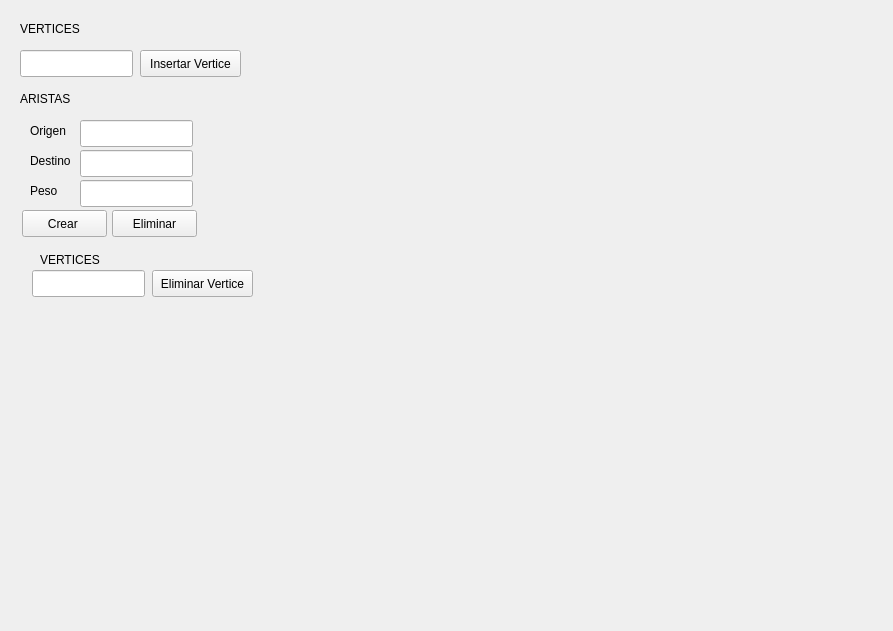
<?xml version="1.0" encoding="UTF-8"?>
<ui version="4.0">
 <class>Graph</class>
 <widget class="QWidget" name="Graph">
  <property name="geometry">
   <rect>
    <x>0</x>
    <y>0</y>
    <width>893</width>
    <height>631</height>
   </rect>
  </property>
  <property name="windowTitle">
   <string>Form</string>
  </property>
  <widget class="QPushButton" name="pushButtonCrearVertice">
   <property name="geometry">
    <rect>
     <x>140</x>
     <y>50</y>
     <width>101</width>
     <height>27</height>
    </rect>
   </property>
   <property name="text">
    <string>Insertar Vertice</string>
   </property>
  </widget>
  <widget class="QLineEdit" name="lineEditCrearVertice">
   <property name="geometry">
    <rect>
     <x>20</x>
     <y>50</y>
     <width>113</width>
     <height>27</height>
    </rect>
   </property>
  </widget>
  <widget class="QLabel" name="label">
   <property name="geometry">
    <rect>
     <x>20</x>
     <y>20</y>
     <width>211</width>
     <height>17</height>
    </rect>
   </property>
   <property name="text">
    <string>VERTICES</string>
   </property>
  </widget>
  <widget class="QLabel" name="label_2">
   <property name="geometry">
    <rect>
     <x>20</x>
     <y>90</y>
     <width>171</width>
     <height>17</height>
    </rect>
   </property>
   <property name="text">
    <string>ARISTAS</string>
   </property>
  </widget>
  <widget class="QLineEdit" name="lineEditOrigenArista">
   <property name="geometry">
    <rect>
     <x>80</x>
     <y>120</y>
     <width>113</width>
     <height>27</height>
    </rect>
   </property>
   <property name="text">
    <string/>
   </property>
  </widget>
  <widget class="QLabel" name="label_3">
   <property name="geometry">
    <rect>
     <x>30</x>
     <y>120</y>
     <width>59</width>
     <height>21</height>
    </rect>
   </property>
   <property name="text">
    <string>Origen</string>
   </property>
  </widget>
  <widget class="QLineEdit" name="lineEditDestinoArista">
   <property name="geometry">
    <rect>
     <x>80</x>
     <y>150</y>
     <width>113</width>
     <height>27</height>
    </rect>
   </property>
  </widget>
  <widget class="QLabel" name="label_4">
   <property name="geometry">
    <rect>
     <x>30</x>
     <y>150</y>
     <width>59</width>
     <height>21</height>
    </rect>
   </property>
   <property name="text">
    <string>Destino</string>
   </property>
  </widget>
  <widget class="QPushButton" name="pushButtonCrearArista">
   <property name="geometry">
    <rect>
     <x>22</x>
     <y>210</y>
     <width>85</width>
     <height>27</height>
    </rect>
   </property>
   <property name="text">
    <string>Crear </string>
   </property>
  </widget>
  <widget class="QPushButton" name="pushButtonEliminarArista">
   <property name="geometry">
    <rect>
     <x>112</x>
     <y>210</y>
     <width>85</width>
     <height>27</height>
    </rect>
   </property>
   <property name="text">
    <string>Eliminar</string>
   </property>
  </widget>
  <widget class="QPushButton" name="pushButtonEliminarVertice">
   <property name="geometry">
    <rect>
     <x>152</x>
     <y>270</y>
     <width>101</width>
     <height>27</height>
    </rect>
   </property>
   <property name="text">
    <string>Eliminar Vertice</string>
   </property>
  </widget>
  <widget class="QLineEdit" name="lineEditEliminarVertice">
   <property name="geometry">
    <rect>
     <x>32</x>
     <y>270</y>
     <width>113</width>
     <height>27</height>
    </rect>
   </property>
  </widget>
  <widget class="QLabel" name="label_5">
   <property name="geometry">
    <rect>
     <x>40</x>
     <y>250</y>
     <width>61</width>
     <height>20</height>
    </rect>
   </property>
   <property name="text">
    <string>VERTICES</string>
   </property>
  </widget>
  <widget class="QLabel" name="label_6">
   <property name="geometry">
    <rect>
     <x>30</x>
     <y>180</y>
     <width>59</width>
     <height>21</height>
    </rect>
   </property>
   <property name="text">
    <string>Peso</string>
   </property>
  </widget>
  <widget class="QLineEdit" name="lineEditPeso">
   <property name="geometry">
    <rect>
     <x>80</x>
     <y>180</y>
     <width>113</width>
     <height>27</height>
    </rect>
   </property>
  </widget>
 </widget>
 <resources/>
 <connections/>
</ui>
